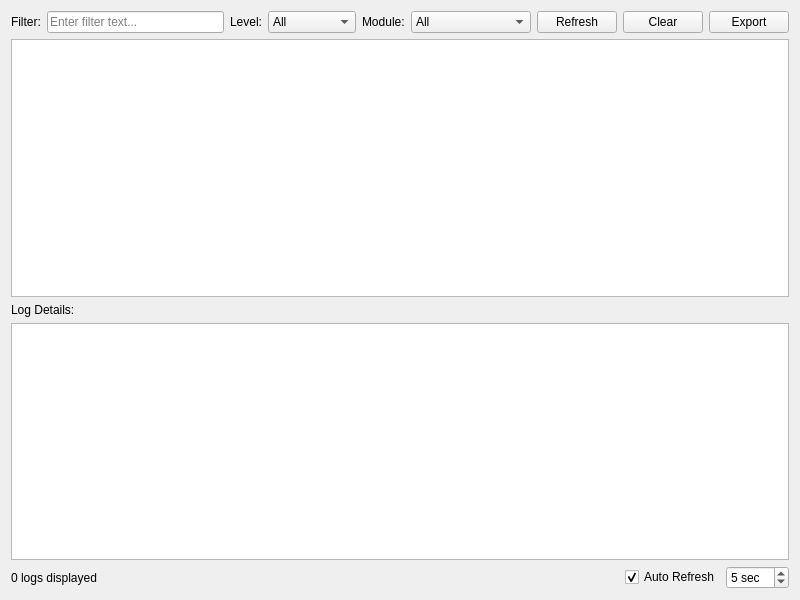
<?xml version="1.0" encoding="UTF-8"?>
<ui version="4.0">
 <class>LogsWindow</class>
 <widget class="QWidget" name="LogsWindow">
  <property name="geometry">
   <rect>
    <x>0</x>
    <y>0</y>
    <width>800</width>
    <height>600</height>
   </rect>
  </property>
  <property name="windowTitle">
   <string>Logs</string>
  </property>
  <property name="windowIcon">
   <iconset>
    <normaloff>../assets/icons/logs.png</normaloff>../assets/icons/logs.png</iconset>
  </property>
  <layout class="QVBoxLayout" name="verticalLayout">
   <item>
    <widget class="QWidget" name="toolbarWidget" native="true">
     <layout class="QHBoxLayout" name="horizontalLayout">
      <property name="leftMargin">
       <number>0</number>
      </property>
      <property name="topMargin">
       <number>0</number>
      </property>
      <property name="rightMargin">
       <number>0</number>
      </property>
      <property name="bottomMargin">
       <number>0</number>
      </property>
      <item>
       <widget class="QLabel" name="filterLabel">
        <property name="text">
         <string>Filter:</string>
        </property>
       </widget>
      </item>
      <item>
       <widget class="QLineEdit" name="filterLineEdit">
        <property name="placeholderText">
         <string>Enter filter text...</string>
        </property>
        <property name="clearButtonEnabled">
         <bool>true</bool>
        </property>
       </widget>
      </item>
      <item>
       <widget class="QLabel" name="levelLabel">
        <property name="text">
         <string>Level:</string>
        </property>
       </widget>
      </item>
      <item>
       <widget class="QComboBox" name="levelComboBox">
        <item>
         <property name="text">
          <string>All</string>
         </property>
        </item>
        <item>
         <property name="text">
          <string>DEBUG</string>
         </property>
        </item>
        <item>
         <property name="text">
          <string>INFO</string>
         </property>
        </item>
        <item>
         <property name="text">
          <string>WARNING</string>
         </property>
        </item>
        <item>
         <property name="text">
          <string>ERROR</string>
         </property>
        </item>
        <item>
         <property name="text">
          <string>CRITICAL</string>
         </property>
        </item>
       </widget>
      </item>
      <item>
       <widget class="QLabel" name="moduleLabel">
        <property name="text">
         <string>Module:</string>
        </property>
       </widget>
      </item>
      <item>
       <widget class="QComboBox" name="moduleComboBox">
        <item>
         <property name="text">
          <string>All</string>
         </property>
        </item>
        <item>
         <property name="text">
          <string>Core</string>
         </property>
        </item>
        <item>
         <property name="text">
          <string>Recon</string>
         </property>
        </item>
        <item>
         <property name="text">
          <string>Network Mapper</string>
         </property>
        </item>
        <item>
         <property name="text">
          <string>Service Enum</string>
         </property>
        </item>
        <item>
         <property name="text">
          <string>Web Scanner</string>
         </property>
        </item>
        <item>
         <property name="text">
          <string>Vuln Scanner</string>
         </property>
        </item>
        <item>
         <property name="text">
          <string>Brute Force</string>
         </property>
        </item>
        <item>
         <property name="text">
          <string>Auth Bypass</string>
         </property>
        </item>
        <item>
         <property name="text">
          <string>Payload Gen</string>
         </property>
        </item>
        <item>
         <property name="text">
          <string>Exploit Exec</string>
         </property>
        </item>
        <item>
         <property name="text">
          <string>Report Gen</string>
         </property>
        </item>
       </widget>
      </item>
      <item>
       <widget class="QPushButton" name="refreshButton">
        <property name="text">
         <string>Refresh</string>
        </property>
        <property name="icon">
         <iconset>
          <normaloff>../assets/icons/refresh.png</normaloff>../assets/icons/refresh.png</iconset>
        </property>
       </widget>
      </item>
      <item>
       <widget class="QPushButton" name="clearButton">
        <property name="text">
         <string>Clear</string>
        </property>
        <property name="icon">
         <iconset>
          <normaloff>../assets/icons/clear.png</normaloff>../assets/icons/clear.png</iconset>
        </property>
       </widget>
      </item>
      <item>
       <widget class="QPushButton" name="exportButton">
        <property name="text">
         <string>Export</string>
        </property>
        <property name="icon">
         <iconset>
          <normaloff>../assets/icons/export.png</normaloff>../assets/icons/export.png</iconset>
        </property>
       </widget>
      </item>
     </layout>
    </widget>
   </item>
   <item>
    <widget class="QTableView" name="logsTableView">
     <property name="alternatingRowColors">
      <bool>true</bool>
     </property>
     <property name="selectionBehavior">
      <enum>QAbstractItemView::SelectRows</enum>
     </property>
     <property name="sortingEnabled">
      <bool>true</bool>
     </property>
     <attribute name="horizontalHeaderStretchLastSection">
      <bool>true</bool>
     </attribute>
    </widget>
   </item>
   <item>
    <widget class="QWidget" name="detailsWidget" native="true">
     <layout class="QVBoxLayout" name="verticalLayout_2">
      <property name="leftMargin">
       <number>0</number>
      </property>
      <property name="topMargin">
       <number>0</number>
      </property>
      <property name="rightMargin">
       <number>0</number>
      </property>
      <property name="bottomMargin">
       <number>0</number>
      </property>
      <item>
       <widget class="QLabel" name="detailsLabel">
        <property name="text">
         <string>Log Details:</string>
        </property>
       </widget>
      </item>
      <item>
       <widget class="QTextEdit" name="detailsTextEdit">
        <property name="readOnly">
         <bool>true</bool>
        </property>
       </widget>
      </item>
     </layout>
    </widget>
   </item>
   <item>
    <widget class="QWidget" name="statusWidget" native="true">
     <layout class="QHBoxLayout" name="horizontalLayout_2">
      <property name="leftMargin">
       <number>0</number>
      </property>
      <property name="topMargin">
       <number>0</number>
      </property>
      <property name="rightMargin">
       <number>0</number>
      </property>
      <property name="bottomMargin">
       <number>0</number>
      </property>
      <item>
       <widget class="QLabel" name="statusLabel">
        <property name="text">
         <string>0 logs displayed</string>
        </property>
       </widget>
      </item>
      <item>
       <spacer name="horizontalSpacer">
        <property name="orientation">
         <enum>Qt::Horizontal</enum>
        </property>
        <property name="sizeHint" stdset="0">
         <size>
          <width>40</width>
          <height>20</height>
         </size>
        </property>
       </spacer>
      </item>
      <item>
       <widget class="QCheckBox" name="autoRefreshCheckBox">
        <property name="text">
         <string>Auto Refresh</string>
        </property>
        <property name="checked">
         <bool>true</bool>
        </property>
       </widget>
      </item>
      <item>
       <widget class="QSpinBox" name="autoRefreshSpinBox">
        <property name="suffix">
         <string> sec</string>
        </property>
        <property name="minimum">
         <number>1</number>
        </property>
        <property name="maximum">
         <number>60</number>
        </property>
        <property name="value">
         <number>5</number>
        </property>
       </widget>
      </item>
     </layout>
    </widget>
   </item>
  </layout>
 </widget>
 <resources/>
 <connections/>
</ui>
